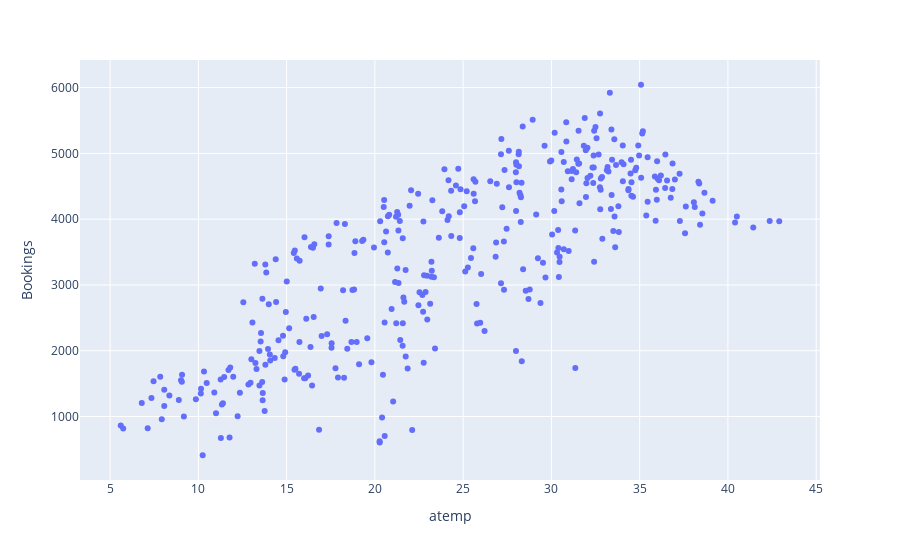

Notebook cell for this chart:
### Markdown cell above
# Regression

### Code cell
# mask = df_day.year == 2011
px.scatter(df_day,x = 'atemp', y = 'Bookings', color )

### Figure 1 — Plotly figure (JSON) as saved in the notebook; plotly's stock layout.template omitted (floating-point values rounded to 4 significant figures; data arrays with more than 128 entries replaced by an {"elided": "..."} marker saying what was removed)
{"data": [{"hovertemplate": "atemp=%{x}<br>Bookings=%{y}<extra></extra>", "legendgroup": "", "marker": {"color": "#636efa", "symbol": "circle"}, "mode": "markers", "name": "", "orientation": "v", "showlegend": false, "type": "scatter", "x": {"elided": "365 float values"}, "xaxis": "x", "y": {"elided": "365 int values"}, "yaxis": "y"}], "layout": {"legend": {"tracegroupgap": 0}, "margin": {"t": 60}, "xaxis": {"anchor": "y", "domain": [0, 1], "title": {"text": "atemp"}}, "yaxis": {"anchor": "x", "domain": [0, 1], "title": {"text": "Bookings"}}}}
